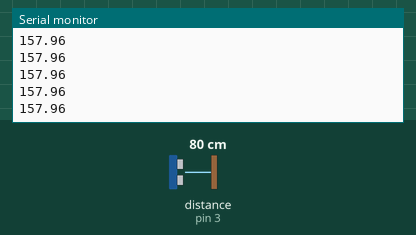
Recording of a program running on a simulated Arduino Uno, built with avr-gcc and run on an emulated ATmega328P. Shown: the last lines printed to the serial monitor. Wiring (inferred from the names in the program): ultrasonic range finder: trigger pin 2; echo pin 3. Inputs (shaded band) come from the test bench; at power-on: distance to the obstacle (sensor on pin 3) 80 cm. The echo pulse lasts 58.3 µs per cm.

Above: at 1.2 s.
1.3 s: distance to the obstacle (sensor on pin 3) set to 2 cm
At 2.2 s:
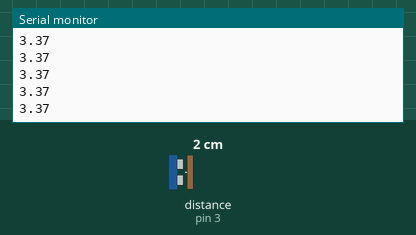
2.8 s: distance to the obstacle (sensor on pin 3) set to 4 cm
At 3.8 s:
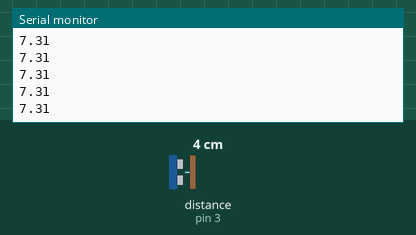
Timing chart, 0 to 5.8 s (numbered marks = the images above; inputs shaded):
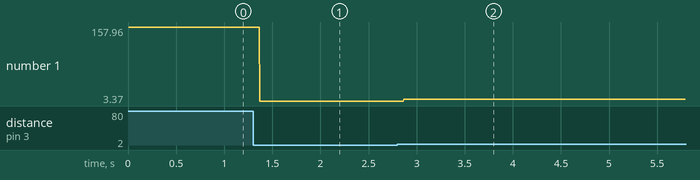

Measured:
- after the input at 1.3 s, the serial monitor: prints a new line after 0.07 s (image 1)
- after the input at 2.8 s, the serial monitor: prints a new line after 0.07 s (image 2)
- plotted number 1: 157.96 → 3.37 after the input at 1.3 s, 3.37 → 7 after the input at 2.8 s

The program:

main.cpp
```cpp
#include <Arduino.h>

int trigger_pin = 2;
int echo_pin = 3;
int time;
float distance;

void setup ( ) {
  Serial.begin (9600);
  pinMode (trigger_pin, OUTPUT);
  pinMode (echo_pin, INPUT);
}

void loop ( ) {

  // put out a 10 microsecond pulse
  digitalWrite (trigger_pin, HIGH);
  delayMicroseconds (10);
  digitalWrite (trigger_pin, LOW);

  // read the time it takes
  time = pulseIn (echo_pin, HIGH);

  // calculate the distance in cm, divide by 2 for round trip
  distance = (time * 0.034);
  Serial.println(distance);

  if (distance <= 10){
    digitalWrite (LED_BUILTIN, HIGH);
  }
  else{
    digitalWrite (LED_BUILTIN, LOW);
  }
}
```
